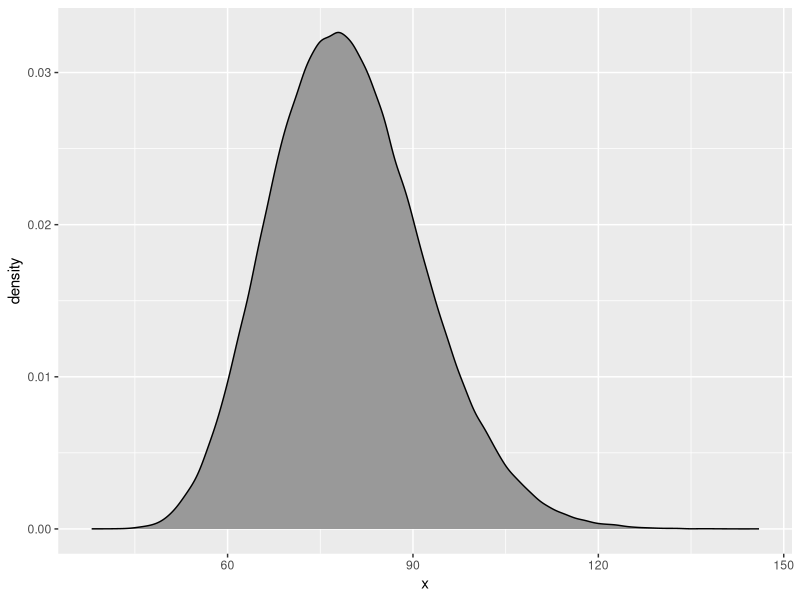

Recreate this plot in R.
library(tidyverse)

# hay1, gtree1, barrel1, hay2, hay3, hay4
dropvals <- c(1, 0, 0, 2, 4, 8)

barn8 <- c(64, 7, 9, 9, 7, 4)
barn7 <- c(67, 7, 8, 9, 7, 2)
barn6 <- c(73, 6, 8, 8, 5, 0)
barn5 <- c(80, 6, 6, 8, 0, 0)

sumvals <- function(probs, num) {
    sum(sample(dropvals, num, prob = probs, replace = TRUE))
}

# 100000 trials with two full lvl8 barns (28 = total items stack)
df <- data.frame(x = replicate(100000, sumvals(barn8, 28) + sumvals(barn8, 28)))
# sumvals(barn8, 4) would be one ad charge on a lvl 8 barn (4 = drops per recharge)
ggplot(df, aes(x)) + geom_density(fill = "grey60")
quantile(df$x, probs = c(.1, .5, .9))
# chance that enough for a lvl 7 hay is dropped
mean(df$x >= 64)

# 100000 trials with full lvl6 and lvl7 barns
df <- data.frame(x = replicate(100000, sumvals(barn6, 24) + sumvals(barn7, 24)))
quantile(df$x, probs = c(.1, .5, .9))
mean(df$x >= 64)
